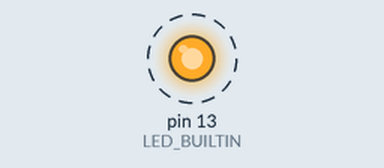
This sketch was run on a simulated Arduino Uno, built with avr-gcc and run on an emulated ATmega328P. Shown: output pins drawn as LEDs (lit = HIGH). Dashed ring = blinking. What the sketch prints to the serial monitor is not drawn.

Above: at 0.5 s.
Timing chart, 0 to 4.6 s (numbered marks = the images above):
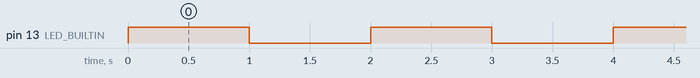

Measured:
- by itself, pin 13 (LED_BUILTIN): alternates HIGH for 1.0 s and LOW for 1.0 s

The sketch:

board-default.ino
```cpp
// Lesson 1: the board's own LED (L) on pin 13.
unsigned int waitMs = 1000;   // ms between changes

void setup() {
  Serial.begin(9600);
  pinMode(LED_BUILTIN, OUTPUT);
  Serial.println("ready");
}

void loop() {
  digitalWrite(LED_BUILTIN, HIGH);
  Serial.println("L on");
  delay(waitMs);
  digitalWrite(LED_BUILTIN, LOW);
  Serial.println("L off");
  delay(waitMs);
}
```
